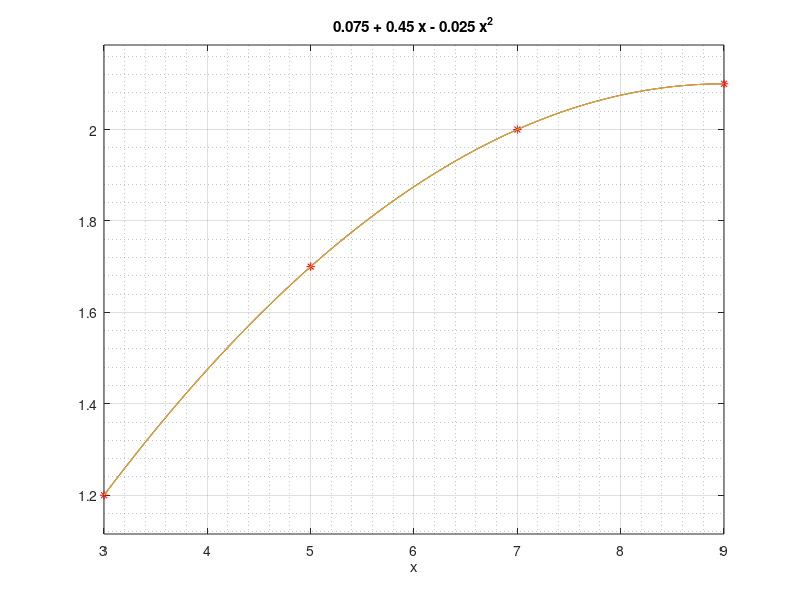

Here is the MATLAB script that generated this plot:
# Ejercicio 3 GTP 5
# script: Ej3TP05.m
% Nuevo Guia Ej2TP05
clear all; clc; clf

x = [3 5 7 9]'
y = [1.2 1.7 2.0 2.1]'

PL = @(x) (-1/40)*x.^2 + (9/20)*x + (3/40);

PN = @(x) (-0.025)*x.^2+(9/20)*x + (3/40);

PCI = @(x) 0.075 +0.45*x -0.025*x.^2;

%PL = PL(x);
figure(1)
plot(x,y,'*r')
grid on; grid minor;
hold on
% graficado con la funcion ezplot
ezplot(PL,[3,9])
ezplot(PN,[3,9])
ezplot(PCI,[3,9])

% graficado con la funcion plot

%z=linspace(3,9,201);
%PL=PL(z);
%PN=PN(z);
%PCI=PCI(z);

%plot(z,PL,'b-',z,PN,'m-',z,PCI,'g-')
